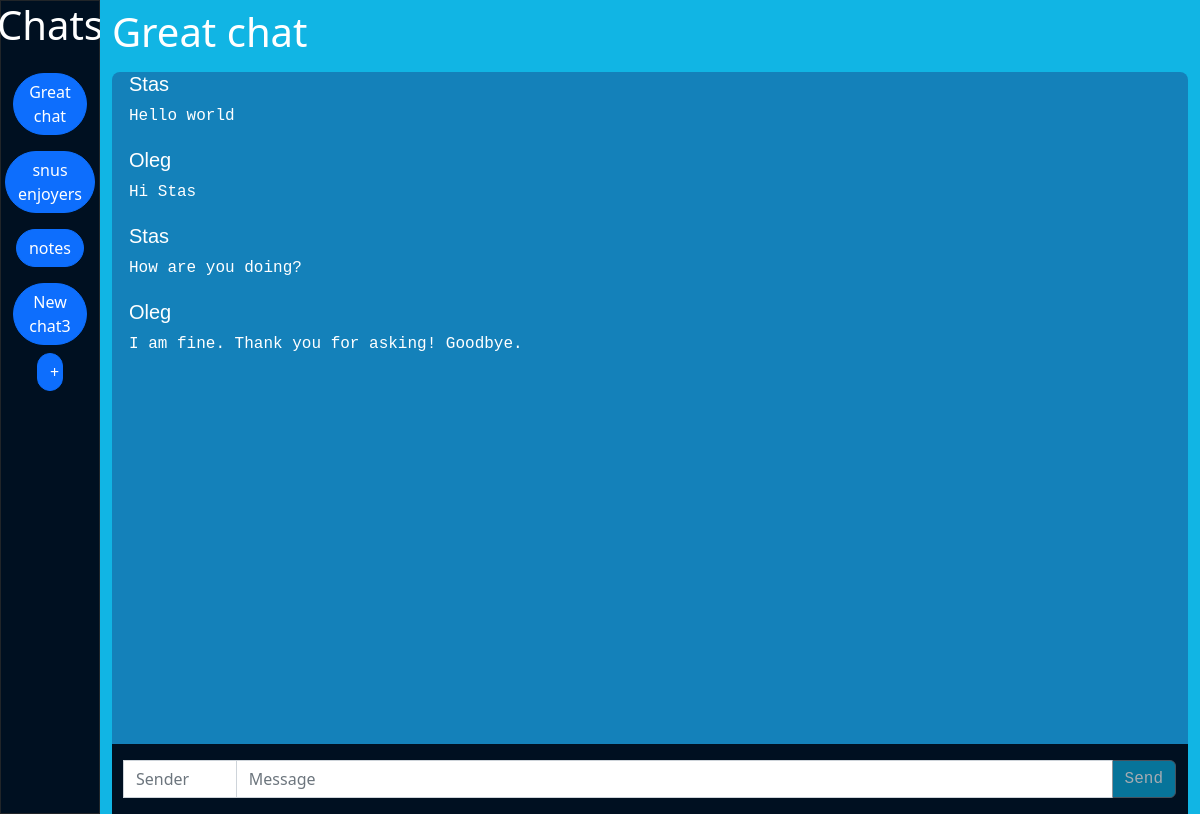
The app's page /chat/1/ with its own data.
### chat/models.py (models this page shows, shortened)
class Chat(models.Model):
    chatName_text = models.CharField(max_length=30)
    def __str__(self):
        return self.chatName_text

class Message(models.Model):
    sender = models.CharField(max_length=30)
    chat = models.ForeignKey(Chat,on_delete=models.CASCADE)
    message_text = models.CharField(max_length=300)

### chat/views.py (the view)
# urls.py: path("<int:chat_id>/",views.openchat,name="openchat"),
def openchat(request,chat_id):
    chat_list = Chat.objects.all()
    messages_list = Message.objects.filter(chat=chat_id).all()
    context = { 'chat_list': chat_list,
                'messages_list': messages_list,
                'current_chat': Chat.objects.get(pk=chat_id)}
    return render(request,'chat/index.html',context)

### chat/templates/chat/index.html (shortened to what this page needs)
<!doctype html>
{% load static %}
<html lang="en">
<head>
    <link href="https://cdn.jsdelivr.net/npm/bootstrap@5.2.2/dist/css/bootstrap.min.css" rel="stylesheet"
>
    <link rel="stylesheet" type="text/css" href="{% static 'style.css' %}">
</head>
<body>
    <main>
        <div class="container-fluid">
            <div class="row vh-100">
                <div class="col-1 border border-dark" style="background-color: #001021;">
                    <div class="d-flex flex-column ">
                        <h1 class="align-self-center">Chats</h1>
                        {% if chat_list %}
                        {% for chat in chat_list %}
                        <a href="{% url 'chat:openchat' chat.id %}" class="align-self-center">
                            <button type="button" class="btn btn-primary rounded-5 mt-3">
                                {{chat}}
                            </button>
                        </a>
                        {% endfor %}
                        {% endif %}
                        <form action="{% url 'chat:newchat' %}" method="post" class="align-self-center">
                            <button name="newchatbtn" style="width: 2vw;" type="submit" class="btn btn-primary rounded-5 mt-2 ">+</button>
                        </form>
                    </div>
                </div>
                <div class="col-11" id="chatWindow" style="background-color:#11B5E4">
                    {% if messages_list and chat_list %}
                    <div class="d-flex flex-row mb-2 mt-2">
                        {% for chat in chat_list %}
                        {% if chat == current_chat %}
                        <form class="align-self-center" action="{% url 'chat:changechatname' chat.id %}" method="post">
                            <h1 id="chatnameText" onclick=saveButton()> {{current_chat}}</h1>
                        </form>
                        {% endif %}
                        {% endfor %}
                    </div>
                    {% endif %}
                    <div class="d-flex flex-column pd-0 ms-0 rounded-3" style="background-color: #1481BA">
                        <div style="height:84vh;" class="container-fluid pd-0 ms-0" >
                            <div class="d-flex flex-column" >
                                {% if messages_list %}
                                {% for message in messages_list %}
                                <div class="h5 mb-0">
                                    <h5>{{message.sender}}</h5>
                                </div>
                                <div class="p-0 mt-0 mb-1 msg">
                                    <p>{{message.message_text}}</p>
                                </div>
                                {%endfor %}
                                {% endif %}
                            </div>
                        </div>
                        {% if messages_list and chat_list %}
                            <div class="container-fluid pt-3" style="background-color: #001021;">
                                <form method="post" action="{% url 'chat:sendmessage' current_chat.id %}" >
                                <div class="input-group mb-3">
                                    <input name="sender" oninput="validateInputMsg()" value="" id="sender" type="text" class="form-control" placeholder="Sender" aria-label="Sender" aria-describedby="button-addon2">
                                    <input name="message" oninput="validateInputMsg()" value="" id="message" type="text" class="form-control w-75" placeholder="Message" aria-label="Message" aria-describedby="button-addon2">
                                    <button disabled id="chatsendbtn" class="btn btn-outline-secondary" type="submit" id="button-addon2" style="background-color: #0CAADC;"><p class="m-auto">Send</p></button>
                                </div>
                            </form>
                            </div>
                        {% endif %}
                    </div>
                </div>
            </div>
        </div>
    </main>
</body>
</html>

### chat/static/style.css (style rules this page uses)
h5 { display: none; position: relative; color: white; font-family: 'Franklin Gothic Medium', 'Arial Narrow', Arial, sans-serif; }
.msg { display: none; position: relative; }
p { color: white; font-family:'Courier New', Courier, monospace; }
html { font-size: 1rem; }
h1 { color:white; }

### records on screen
Chat: chatName_text "Great chat"
Chat: chatName_text "snus enjoyers"
Chat: chatName_text "notes"
Chat: chatName_text "New chat3"
Message: sender "Stas", message_text "Hello world"
Message: sender "Oleg", message_text "Hi Stas"
Message: sender "Stas", message_text "How are you doing?"
Message: sender "Oleg", message_text "I am fine. Thank you for asking! Goodbye."
